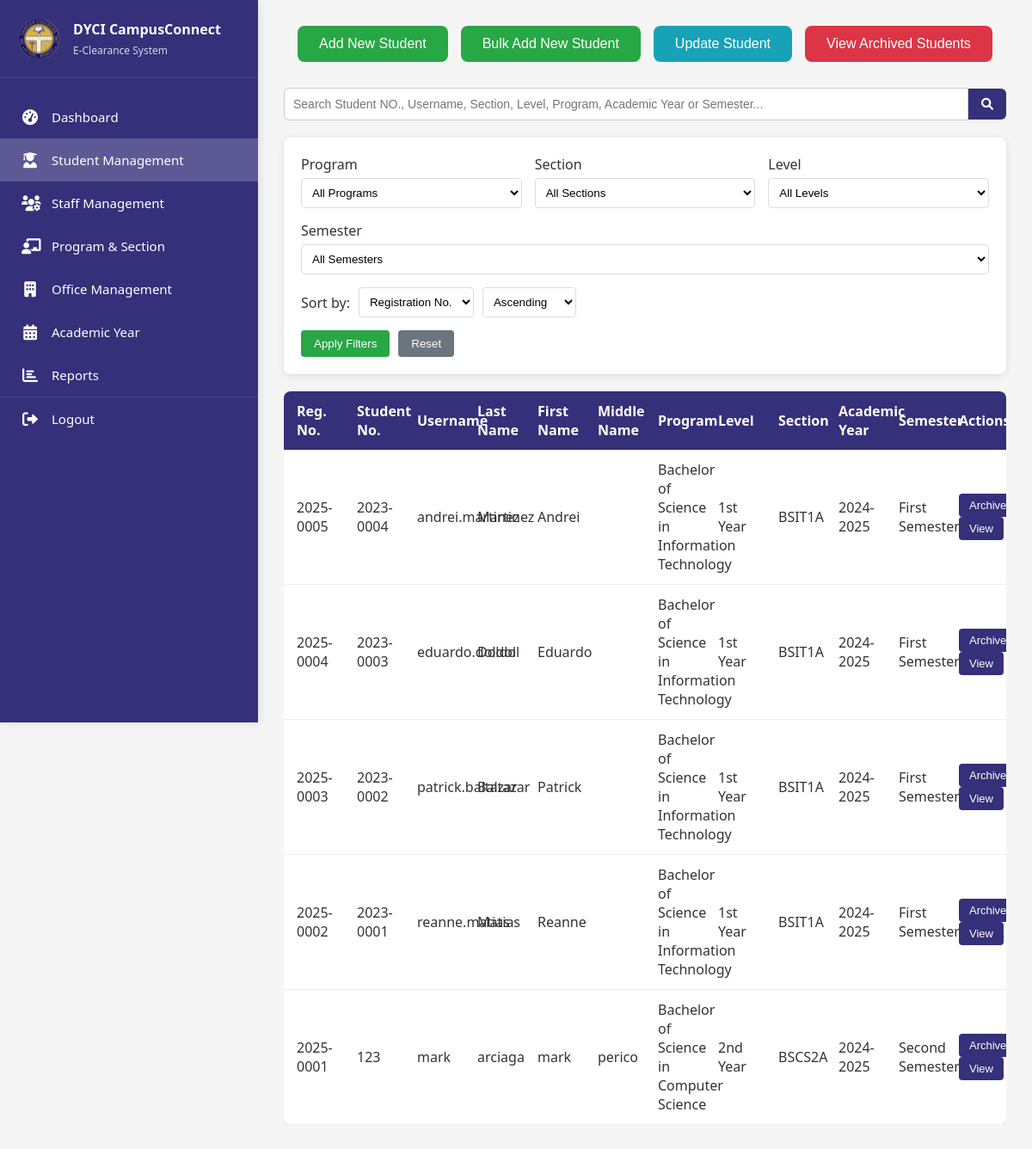
Page /refer/pages/student_management.php on the committed database.
### tables this page shows
CREATE TABLE `students` (
  `RegistrationNo` varchar(20) NOT NULL,
  `studentNo` varchar(20) NOT NULL,
  `Username` varchar(50) NOT NULL,
  `Email` varchar(100) NOT NULL,
  `PasswordHash` varchar(255) NOT NULL,
  `LastName` varchar(50) NOT NULL,
  `FirstName` varchar(50) NOT NULL,
  `Mname` varchar(50) DEFAULT NULL,
  `ProgramCode` varchar(10) NOT NULL,
  `Level` int(11) NOT NULL,
  `SectionCode` varchar(10) NOT NULL,
  `AcademicYear` varchar(20) DEFAULT NULL,
  `Semester` varchar(20) DEFAULT NULL,
  `AccountType` varchar(20) NOT NULL DEFAULT 'Student',
  `LastLogin` timestamp NULL DEFAULT NULL,
  `IsActive` tinyint(1) DEFAULT 1
);

CREATE TABLE `programs` (
  `ProgramCode` varchar(50) NOT NULL,
  `ProgramTitle` varchar(255) NOT NULL
);

CREATE TABLE `levels` (
  `LevelID` int(11) NOT NULL,
  `LevelName` varchar(50) NOT NULL
);

### refer/pages/student_management.php (the view, shortened to what this page needs)
<?php
include '../includes/db_connect.php';
$search_query = "";
$student_query = "SELECT s.*, p.ProgramTitle, l.LevelName
                 FROM students s
                 JOIN programs p ON s.ProgramCode = p.ProgramCode
                 JOIN levels l ON s.Level = l.LevelID
                 WHERE s.IsActive = 1";
$sort_by = isset($_POST['sort_by']) ? $_POST['sort_by'] : 'registration_no';
$sort_order = isset($_POST['sort_order']) ? $_POST['sort_order'] : 'desc';
$sort_columns = [
    'registration_no' => 's.RegistrationNo',
    'student_no' => 's.studentNo',
    'last_name' => 's.LastName',
    'program' => 'p.ProgramTitle',
    'section' => 's.SectionCode'
];
$sort_column = isset($sort_columns[$sort_by]) ? $sort_columns[$sort_by] : 's.RegistrationNo';
$student_query .= " ORDER BY " . $sort_column . " " . ($sort_order === 'asc' ? 'ASC' : 'DESC');
$student_result = $conn->query($student_query);
?>
<!DOCTYPE html>
<html lang="en">
<head>
    <link rel="stylesheet" href="https://cdnjs.cloudflare.com/ajax/libs/font-awesome/6.0.0/css/all.min.css">
</head>
<body>
    <nav class="sidebar">
    <div class="logo-container">
        <img src="../assets/dyci_logo.svg" alt="DYCI Logo" class="logo">
        <div class="logo-text">
            <h2>DYCI CampusConnect</h2>
            <p>E-Clearance System</p>
        </div>
    </div>
    <ul>
        <?php $current_page = basename($_SERVER['PHP_SELF']); ?>
        <li <?php echo ($current_page == 'dashboard.php') ? 'class="active"' : ''; ?>><a href="dashboard.php"><i class="fas fa-tachometer-alt icon"></i> Dashboard</a></li>
        <li <?php echo ($current_page == 'student_management.php') ? 'class="active"' : ''; ?>><a href="student_management.php"><i class="fas fa-user-graduate icon"></i> Student Management</a></li>
        <li <?php echo ($current_page == 'staff_management.php') ? 'class="active"' : ''; ?>><a href="staff_management.php"><i class="fas fa-users-cog icon"></i> Staff Management</a></li>
        <li <?php echo ($current_page == 'program_section.php') ? 'class="active"' : ''; ?>><a href="program_section.php"><i class="fas fa-chalkboard-teacher icon"></i> Program & Section</a></li>
        <li <?php echo ($current_page == 'office_management.php') ? 'class="active"' : ''; ?>><a href="office_management.php"><i class="fas fa-building icon"></i> Office Management</a></li>
        <li <?php echo ($current_page == 'academicyear.php') ? 'class="active"' : ''; ?>><a href="academicyear.php"><i class="fas fa-calendar-alt icon"></i> Academic Year</a></li>
        <li <?php echo ($current_page == 'reports.php') ? 'class="active"' : ''; ?>><a href="reports.php"><i class="fas fa-chart-bar icon"></i> Reports</a></li>
        <li class="logout"><a href="../includes/logout.php"><i class="fas fa-sign-out-alt icon"></i> Logout</a></li>
    </ul>
</nav>
<div class="container">
    <div class="action-buttons">
        <button type="button" class="add-btn" id="add_student_action_btn">Add New Student</button>
        <button type="button" class="add-btn" id="bulk_add_student_action_btn">Bulk Add New Student</button>
        <button type="button" class="edit-btn" id="edit_student_action_btn">Update Student</button>
        <button type="button" class="delete-btn" id="delete_student_action_btn" onclick="window.location.href='archived_students.php'">View Archived Students</button>
    </div>
    <div class="search-container">
        <form method="POST" class="search-form">
            <div class="search-input-group">
                <input type="text" name="search_query" placeholder="Search Student NO., Username, Section, Level, Program, Academic Year or Semester..."
                       value="<?php echo htmlspecialchars($search_query); ?>">
                <button type="submit" name="search" class="search-button">
                    <i class="fas fa-search"></i>
                </button>
            </div>
        </form>
    </div>
    <div class="filter-container">
        <form method="POST" id="filter-form">
            <div class="filter-row">
                <div class="filter-group">
                    <label for="filter_program">Program</label>
                    <select id="filter_program" name="filter_program">
                        <option value="">All Programs</option>
                    </select>
                </div>
                <div class="filter-group">
                    <label for="filter_section">Section</label>
                    <select id="filter_section" name="filter_section">
                        <option value="">All Sections</option>
                    </select>
                </div>
                <div class="filter-group">
                    <label for="filter_level">Level</label>
                    <select id="filter_level" name="filter_level">
                        <option value="">All Levels</option>
                    </select>
                </div>
                <div class="filter-group">
                    <label for="filter_semester">Semester</label>
                    <select id="filter_semester" name="filter_semester">
                        <option value="">All Semesters</option>
                    </select>
                </div>
            </div>
            <div class="sort-container">
                <label for="sort_by">Sort by:</label>
                <select id="sort_by" name="sort_by">
                    <option value="registration_no" <?php echo (isset($_POST['sort_by']) && $_POST['sort_by'] == 'registration_no') ? 'selected' : ''; ?>>Registration No.</option>
                </select>
                <select id="sort_order" name="sort_order">
                    <option value="asc" <?php echo (isset($_POST['sort_order']) && $_POST['sort_order'] == 'asc') ? 'selected' : ''; ?>>Ascending</option>
                </select>
            </div>
            <div class="filter-buttons">
                <button type="submit" name="apply_filters" class="apply-btn">Apply Filters</button>
                <button type="button" onclick="resetFilters()" class="reset-btn">Reset</button>
            </div>
        </form>
    </div>
    <div class="scrollable-content">
        <div class="student-list">
        <table>
            <thead>
                <tr>
                        <th>Reg. No.</th>
                    <th>Student No.</th>
                    <th>Username</th>
                    <th>Last Name</th>
                    <th>First Name</th>
                    <th>Middle Name</th>
                    <th>Program</th>
                        <th>Level</th>
                    <th>Section</th>
                    <th>Academic Year</th>
                    <th>Semester</th>
                    <th>Actions</th>
                </tr>
            </thead>
            <tbody>
                    <?php
                    if ($student_result->num_rows > 0) {
                        while ($row = $student_result->fetch_assoc()) {
                            $student_data = [
                                'registrationNo' => $row['RegistrationNo'],
                                'studentNo' => $row['studentNo'],
                                'username' => $row['Username'],
                                'email' => $row['Email'],
                                'lastName' => $row['LastName'],
                                'firstName' => $row['FirstName'],
                                'middleName' => $row['Mname'],
                                'programCode' => $row['ProgramCode'],
                                'level' => $row['Level'],
                                'sectionCode' => $row['SectionCode'],
                                'academicYear' => $row['AcademicYear'],
                                'semester' => $row['Semester'],
                            ];
                            $json_student_data = htmlspecialchars(json_encode($student_data), ENT_QUOTES, 'UTF-8');
                    ?>
                            <tr data-student='<?php echo $json_student_data; ?>'
                                data-registration-no='<?php echo htmlspecialchars($row['RegistrationNo']); ?>'
                                data-program-code='<?php echo htmlspecialchars($row['ProgramCode']); ?>'
                                data-level='<?php echo htmlspecialchars($row['Level']); ?>'
                                data-section-code='<?php echo htmlspecialchars($row['SectionCode']); ?>'
                                data-academic-year='<?php echo htmlspecialchars($row['AcademicYear']); ?>'
                                data-semester='<?php echo htmlspecialchars($row['Semester']); ?>'
                                onclick="handleRowClick(event);">
                                <td><?php echo htmlspecialchars($row['RegistrationNo']); ?></td>
                                <td><?php echo htmlspecialchars($row['studentNo']); ?></td>
                                <td><?php echo htmlspecialchars($row['Username']); ?></td>
                                <td><?php echo htmlspecialchars($row['LastName']); ?></td>
                                <td><?php echo htmlspecialchars($row['FirstName']); ?></td>
                                <td><?php echo htmlspecialchars($row['Mname']); ?></td>
                                <td><?php echo htmlspecialchars($row['ProgramTitle']); ?></td>
                                <td><?php echo htmlspecialchars($row['LevelName']); ?></td>
                                <td><?php echo htmlspecialchars($row['SectionCode']); ?></td>
                                <td><?php echo htmlspecialchars($row['AcademicYear']); ?></td>
                                <td><?php echo htmlspecialchars($row['Semester']); ?></td>
                                <td class="px-6 py-4 whitespace-nowrap text-right text-sm font-medium">
                                    <div class="flex space-x-2">
                                        <button onclick="archiveStudent('<?php echo $row['RegistrationNo']; ?>')" class="bg-yellow-500 hover:bg-yellow-700 text-white font-bold py-2 px-4 rounded">
                                            Archive
                                        </button>
                                        <button onclick="viewStudent('<?php echo $row['RegistrationNo']; ?>')" class="bg-green-500 hover:bg-green-700 text-white font-bold py-2 px-4 rounded">
                                            View
                                        </button>
                                    </div>
                                </td>
                    </tr>
                    <?php
                        }
                    } else {
                    ?>
                        <tr>
                            <td colspan="11">No students found.</td>
                        </tr>
                    <?php
                    }
                    ?>
            </tbody>
        </table>
    </div>
</div>
</body>
</html>

### refer/pages/student_management.php (style rules this page uses)
body { font-family: 'Segoe UI', Tahoma, Geneva, Verdana, sans-serif; margin: 0; padding: 0; background-color: #f5f5f5; color: #333; display: flex; min-height: 100vh; }
.sidebar { width: 300px; background-color: #343079; color: white; height: 100vh; position: fixed; padding: 20px 0; box-shadow: 2px 0 10px rgba(0,0,0,0.1); overflow-y: auto; transition: all 0.3s; }
.logo-container { display: flex; align-items: center; padding: 0 20px 20px; border-bottom: 1px solid rgba(255,255,255,0.1); margin-bottom: 20px; }
.logo { width: 50px; height: 50px; margin-right: 15px; }
.logo-text h2 { font-size: 16px; margin: 0 0 5px 0; font-weight: 600; }
.logo-text p { font-size: 12px; margin: 0; opacity: 0.8; }
.sidebar ul { list-style: none; padding: 0; margin: 0; }
.sidebar li a { display: flex; align-items: center; padding: 15px 25px; color: white; text-decoration: none; transition: all 0.3s; font-size: 15px; }
.sidebar li.active a { background-color: rgba(255,255,255,0.2); }
.sidebar li.logout { margin-top: auto; border-top: 1px solid rgba(255,255,255,0.1); }
.sidebar .icon { margin-right: 15px; font-size: 18px; width: 20px; text-align: center; }
.container { min-width: calc(100% - 300px); flex: 1; margin-left: 300px; padding: 30px; display: flex; flex-direction: column; min-height: 100vh; box-sizing: border-box; overflow-y: auto; }
.search-container { margin-bottom: 20px; }
.search-form { display: flex; justify-content: space-between; align-items: center; }
.search-input-group { display: flex; align-items: center; width: 100%; }
.search-input-group input { flex: 1; padding: 10px; border: 1px solid #ccc; border-radius: 6px 0 0 6px; font-size: 14px; }
.search-button, .clear-search-button { padding: 10px 15px; background-color: #343079; color: white; border: none; font-size: 14px; border-radius: 0 6px 6px 0; cursor: pointer; transition: 0.3s; }
.scrollable-content { overflow-x: auto; }
table { table-layout: fixed; width: 100%; border-collapse: collapse; background: white; box-shadow: 0 2px 10px rgba(0,0,0,0.1); border-radius: 8px; overflow: hidden; }
th, td { padding: 12px 15px; text-align: left; }
thead th { background-color: #343079; color: white; }
tbody tr { border-bottom: 1px solid #eee; cursor: pointer; }
tbody td button { background-color: #343079; color: white; border: none; padding: 6px 12px; border-radius: 4px; cursor: pointer; font-size: 13px; }
.action-buttons { margin-bottom: 30px; display: flex; gap: 15px; justify-content: center; }
.action-buttons button { padding: 12px 25px; font-size: 16px; border-radius: 8px; border: none; color: white; cursor: pointer; transition: background-color 0.3s ease; }
.action-buttons button.add-btn { background-color: #28a745; }
.action-buttons button.edit-btn { background-color: #17a2b8; }
.action-buttons button.delete-btn { background-color: #dc3545; }
.filter-container { background-color: #fff; padding: 20px; border-radius: 8px; box-shadow: 0 2px 10px rgba(0,0,0,0.1); margin-bottom: 20px; }
.filter-row { display: flex; gap: 15px; margin-bottom: 15px; flex-wrap: wrap; }
.filter-group { flex: 1; min-width: 200px; }
.filter-group label { display: block; margin-bottom: 5px; color: #333; font-weight: 500; }
.filter-group select { width: 100%; padding: 8px; border: 1px solid #ddd; border-radius: 4px; background-color: #fff; }
.filter-buttons { display: flex; gap: 10px; margin-top: 15px; }
.filter-buttons button { padding: 8px 15px; border: none; border-radius: 4px; cursor: pointer; font-weight: 500; transition: background-color 0.3s; }
.filter-buttons .apply-btn { background-color: #28a745; color: white; }
.filter-buttons .reset-btn { background-color: #6c757d; color: white; }
.sort-container { display: flex; align-items: center; gap: 10px; margin-bottom: 15px; }
.sort-container label { font-weight: 500; color: #333; }
.sort-container select { padding: 8px; border: 1px solid #ddd; border-radius: 4px; background-color: #fff; }

### rows in the picture
students: RegistrationNo "2025-0005", studentNo "2023-0004", Username "andrei.martinez", LastName "Martinez", FirstName "Andrei", ProgramCode.ProgramTitle "Bachelor of Science in Information Technology", Level.LevelName "1st Year", SectionCode "BSIT1A", AcademicYear "2024-2025", Semester "First Semester"
students: RegistrationNo "2025-0004", studentNo "2023-0003", Username "eduardo.doldol", LastName "Doldol", FirstName "Eduardo", ProgramCode.ProgramTitle "Bachelor of Science in Information Technology", Level.LevelName "1st Year", SectionCode "BSIT1A", AcademicYear "2024-2025", Semester "First Semester"
students: RegistrationNo "2025-0003", studentNo "2023-0002", Username "patrick.baltazar", LastName "Baltazar", FirstName "Patrick", ProgramCode.ProgramTitle "Bachelor of Science in Information Technology", Level.LevelName "1st Year", SectionCode "BSIT1A", AcademicYear "2024-2025", Semester "First Semester"
students: RegistrationNo "2025-0002", studentNo "2023-0001", Username "reanne.matias", LastName "Matias", FirstName "Reanne", ProgramCode.ProgramTitle "Bachelor of Science in Information Technology", Level.LevelName "1st Year", SectionCode "BSIT1A", AcademicYear "2024-2025", Semester "First Semester"
students: RegistrationNo "2025-0001", studentNo "123", Username "mark", LastName "arciaga", FirstName "mark", Mname "perico", ProgramCode.ProgramTitle "Bachelor of Science in Computer Science", Level.LevelName "2nd Year", SectionCode "BSCS2A", AcademicYear "2024-2025", Semester "Second Semester"
